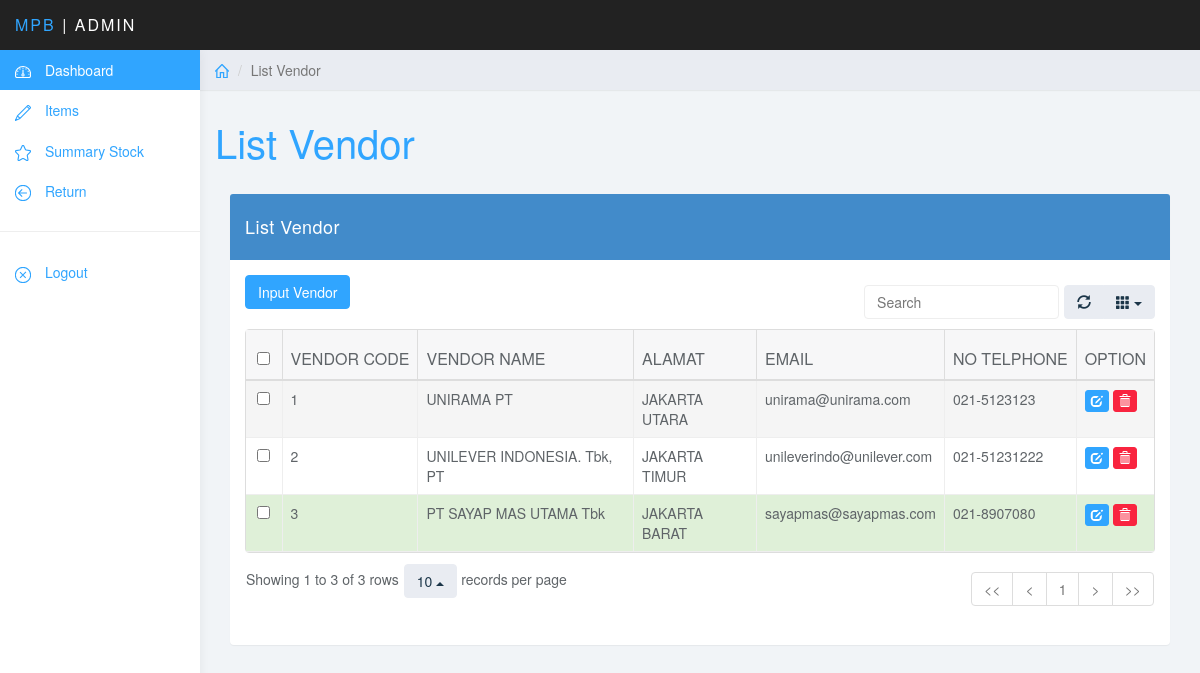
Screenshot of /index.php/vendor with the database file from the repository.
### tables this page shows
CREATE TABLE `t_vendor` (
  `VEN_CD` int(6) NOT NULL,
  `VEN_NM` varchar(255) NOT NULL,
  `ALAMAT` text NOT NULL,
  `EMAIL` varchar(100) NOT NULL,
  `TELPON` varchar(13) NOT NULL
);

### application/libraries/Template.php (called while the page is built, shortened)
<?php
class Template
{
   function __construct()
   {
      $this->ci =&get_instance();
   }
   function admin($template, $data='')
   {
      $data['content'] = $this->ci->load->view($template, $data, TRUE);
      $data['nav']  = $this->ci->load->view('nav', $data, TRUE);
      $this->ci->load->view('home',$data);
   }
}

### application/controllers/Vendor.php (called while the page is built, shortened)
<?php
class Vendor extends CI_Controller {
	public function index()
	{
		$data['header']='List Vendor';
		$data['vendor']=$this->admin->get_all('t_vendor');
		$this->template->admin('vendor',$data);
	}
}

### index.php (called while the page is built, shortened)
<?php
require_once BASEPATH.'core/CodeIgniter.php';

### application/models/Admin.php (called while the page is built, shortened)
<?php
class Admin extends CI_Model {
	function get_all($table)
	{
		$this->db->from($table);
		return $this->db->get();
	}
}

### application/views/vendor.php (the view, shortened to what this page needs)
<div class="row">
	<div class="col-lg-12">
		</div>
	</div>
	<div class="col-lg-12">
		<div class="panel panel-primary">
			<div class="panel-heading"><?= $header; ?></span></div>
			<div class="panel-body">
				<div style="float:left">
					<a type="button" href="<?php echo base_url(); ?>Vendor/vendor" class="btn btn-primary">Input Vendor</a>
				</div>
				<table data-toggle="table" data-show-refresh="true" data-show-columns="true" data-search="true" data-pagination="true" data-sort-name="name" data-sort-order="desc" data-row-style="rowStyle">
					<thead>
						<tr>
							<th data-field ="id2" data-sortable="true">VENDOR CODE</th>
							<th data-field ="id3" data-sortable="true">VENDOR NAME</th>
							<th data-field ="id4" data-sortable="true">ALAMAT</th>
							<th data-field ="id5" data-sortable="true">EMAIL</th>
							<th data-field ="id6" data-sortable="true">NO TELPHONE</th>
							<th data-field ="id7" data-sortable="true">OPTION</th>
						</tr>
					</thead>
					<tbody>
						<?php
						foreach ($vendor->result() as $key) :
							?>
							<tr>
								<td data-field ="id2" ><?= $key->VEN_CD; ?></td>
								<td data-field ="id3" ><?= $key->VEN_NM; ?></td>
								<td data-field ="id4" ><?= $key->ALAMAT; ?></td>
								<td data-field ="id5" ><?= $key->EMAIL; ?></td>
								<td data-field ="id6" ><?= $key->TELPON; ?></td>
								<td data-field ="id7" >
									<a class="ubah btn btn-primary btn-xs" href="<?php echo base_url();?>Vendor/detail/<?php echo $key->VEN_CD;?>"><span class="glyphicon glyphicon-edit" ></span></a>
									<a class="hapus btn btn-danger btn-xs" href="<?php echo base_url();?>Vendor/delete/<?php echo $key->VEN_CD;?>"><span class="glyphicon glyphicon-trash"></span></a>
								</td>
							</tr>
						<?php endforeach; ?>
					</tbody>
				</table>
			</div>
		</div>
	</div>
</div>

### assets/css/styles.css (style rules this page uses)
body { background: #f1f4f7; padding-top: 50px; color: #5f6468; }
a, a:hover, a:focus { color: #30a5ff; }
.btn-primary, .btn-primary:hover, .btn-primary:focus, .btn-primary:active, .btn-primary.active, .open > .dropdown-toggle.btn-primary, .btn-primary.disabled, .btn-primary[disabled], fieldset[disabled] .btn-primary, .btn-primary.disabled:hover, .btn-primary[disabled]:hover, fieldset[disabled] .btn-primary:hover, .btn-primary.disabled:focus, .btn-primary[disabled]:focus, fieldset[disabled] .btn-primary:focus, .btn-primary.disabled:active, .btn-primary[disabled]:active, fieldset[disabled] .btn-primary:active, .btn-primary.disabled.active, .btn-primary[disabled].active, fieldset[disabled] .btn-primary.active { background-color: #30a5ff; border-color: #30a5ff; }
.btn-danger, .btn-danger:hover, .btn-danger:focus, .btn-danger:active, .btn-danger.active, .open > .dropdown-toggle.btn-danger, .btn-danger.disabled, .btn-danger[disabled], fieldset[disabled] .btn-danger, .btn-danger.disabled:hover, .btn-danger[disabled]:hover, fieldset[disabled] .btn-danger:hover, .btn-danger.disabled:focus, .btn-danger[disabled]:focus, fieldset[disabled] .btn-danger:focus, .btn-danger.disabled:active, .btn-danger[disabled]:active, fieldset[disabled] .btn-danger:active, .btn-danger.disabled.active, .btn-danger[disabled].active, fieldset[disabled] .btn-danger.active { background-color: #f9243f; border-color: #f9243f; }
.panel { border: 0; }
.panel-heading { font-size: 18px; font-weight: 300; letter-spacing: 0.025em; height: 66px; line-height: 45px; }
.table { background: #fff; }

### rows the page displays
t_vendor: VEN_CD "1", VEN_NM "UNIRAMA PT", ALAMAT "JAKARTA UTARA", EMAIL "unirama@unirama.com", TELPON "021-5123123"
t_vendor: VEN_CD "2", VEN_NM "UNILEVER INDONESIA. Tbk, PT", ALAMAT "JAKARTA TIMUR", EMAIL "unileverindo@unilever.com", TELPON "021-51231222"
t_vendor: VEN_CD "3", VEN_NM "PT SAYAP MAS UTAMA Tbk", ALAMAT "JAKARTA BARAT", EMAIL "sayapmas@sayapmas.com", TELPON "021-8907080"

### other values shown
$header "List Vendor"
